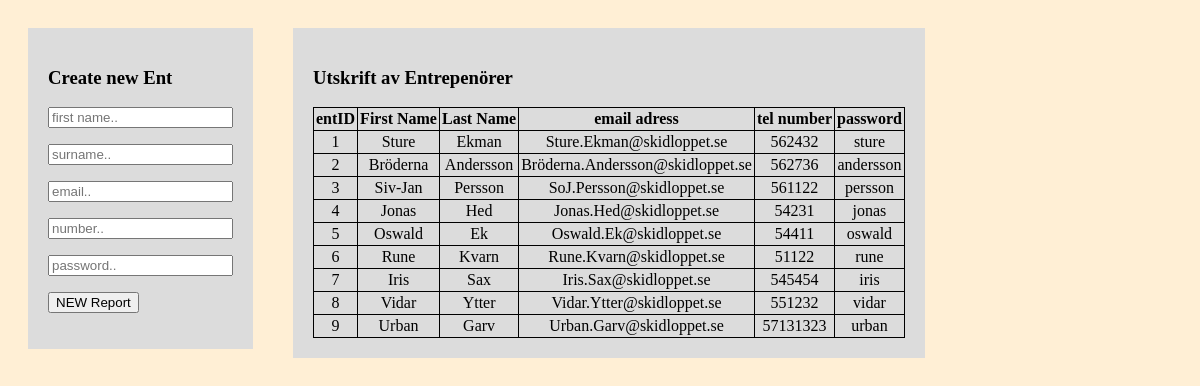
The page /phpFuncFinnished/NyEnt.php on the database its author committed.
### tables this page shows
create table Ent (
entID smallint not null auto_increment unique, 
password varchar(32)not null,
firstName varchar(32)not null,
lastName varchar(32) not null,
email varchar (64) unique,
number int(10) not null unique,
regDate datetime,
primary key (entID)
);

### phpFuncFinnished/NyEnt.php (the view, shortened to what this page needs)
<!DOCTYPE HTML>
<head>
<html>
</head>
<body>
<?php
include'connect.php';
?>
<div>
	<h3>Create new Ent</h3>
	<form action='<?php $_PHP_SELF ?>' method='POST'>
		<input type="text" name="firstName" placeholder="first name.."></p>
		<input type="text" name="lastName" placeholder="surname.."></p>
		<input type="text" name="email" placeholder="email.."></p>
		<input type="text" name="number" placeholder="number.."></p>
		<input type="password" name="pass" placeholder="password.."></p>
		<p><button type="submit" name="CreateEnt" id="CreateEnt">NEW Report</button></p></form>
</div>
<div>
	<h3>Utskrift av Entrepenörer</h3>
    <table>
	    <?php
	    		echo "<tr>";
		        echo "<th>entID</th>";
		        echo "<th>First Name</th>";
		        echo "<th>Last Name</th>";
		        echo "<th>email adress</th>";
		        echo "<th>tel number</th>";
		        echo "<th>password</th>";
		        echo "</tr>";
		      foreach($pdo->query( 'SELECT * FROM Ent;' ) as $row){
		        echo "<tr>";
		        echo "<td>".$row['entID']."</td>";
		        echo "<td>".$row['firstName']."</td>";
		        echo "<td>".$row['lastName']."</td>";
		        echo "<td>".$row['email']."</td>";
		        echo "<td>".$row['number']."</td>";
		        echo "<td>".$row['password']."</td>";
		        echo "</tr>";
		    }
	      ?>
</div>
</body>
</html>

### phpFuncFinnished/NyEnt.php (style rules this page uses)
body { background-color: papayawhip; }
div { display: block; float: left; background-color: gainsboro; margin: 20px; padding: 20px; }
table, td, th { border:1px solid; text-align: center; margin: auto; border-collapse: collapse; padding:2px; }

### rows shown on the page
ent: entID "1", firstName "Sture", lastName "Ekman", email "Sture.Ekman@skidloppet.se", number "562432", password "sture"
ent: entID "2", firstName "Bröderna", lastName "Andersson", email "Bröderna.Andersson@skidloppet.se", number "562736", password "andersson"
ent: entID "3", firstName "Siv-Jan", lastName "Persson", email "SoJ.Persson@skidloppet.se", number "561122", password "persson"
ent: entID "4", firstName "Jonas", lastName "Hed", email "Jonas.Hed@skidloppet.se", number "54231", password "jonas"
ent: entID "5", firstName "Oswald", lastName "Ek", email "Oswald.Ek@skidloppet.se", number "54411", password "oswald"
ent: entID "6", firstName "Rune", lastName "Kvarn", email "Rune.Kvarn@skidloppet.se", number "51122", password "rune"
ent: entID "7", firstName "Iris", lastName "Sax", email "Iris.Sax@skidloppet.se", number "545454", password "iris"
ent: entID "8", firstName "Vidar", lastName "Ytter", email "Vidar.Ytter@skidloppet.se", number "551232", password "vidar"
ent: entID "9", firstName "Urban", lastName "Garv", email "Urban.Garv@skidloppet.se", number "57131323", password "urban"
